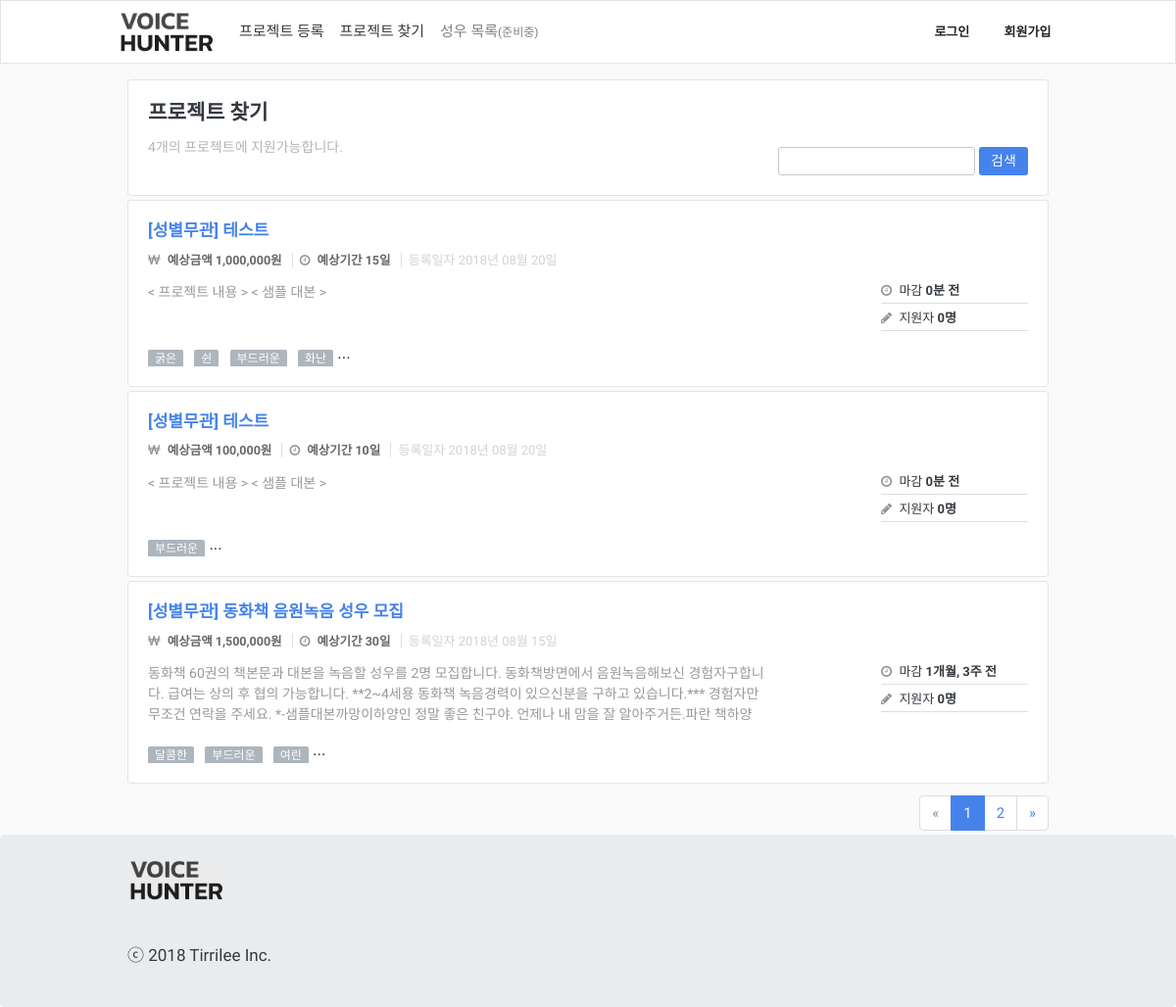
/projects/, run on the app's committed database.
### App/models.py (models this page shows, shortened)
class Project(models.Model):
    class Meta:
        verbose_name_plural = "   프로젝트 테이블"
        ordering = ["-id"]
    TYPE_CHOICES = (
        ('both', '상관없음'),
        ('pro', '프로'),
        ('under', '언더'),
    )
    GENDER_CHOICES = (
        ('both', '성별무관'),
        ('male', '남자'),
        ('female', '여자'),
    )
    user = models.ForeignKey(User, on_delete=models.CASCADE, verbose_name='유저')
    title = models.CharField(max_length=100, verbose_name='프로젝트 명')
    gugun = models.ForeignKey(Gugun, on_delete=models.CASCADE, verbose_name='위치')
    type = models.CharField(max_length=10, choices=TYPE_CHOICES, verbose_name='성우타입')
    gender = models.CharField(max_length=10, choices=GENDER_CHOICES, verbose_name='성별')
    cost = models.PositiveIntegerField(verbose_name='예상금액')
    period = models.PositiveIntegerField(verbose_name='예상기간')
    deadline = models.DateField(verbose_name='마감날짜')
    content = models.TextField(verbose_name='프로젝트 내용')
    start_at = models.DateField(verbose_name='예상 시작날짜')
    created_at = models.DateTimeField(auto_now_add=True, verbose_name='등록일자')

class ProjectTag(models.Model):
    class Meta:
        verbose_name_plural = "  프로젝트별 태그 테이블"
        unique_together = ("project", "tag")
    project = models.ForeignKey(Project, on_delete=models.CASCADE, verbose_name='프로젝트')
    tag = models.ForeignKey(Tag, on_delete=models.CASCADE, verbose_name='태그')

class Tag(models.Model):
    class Meta:
        verbose_name_plural = "  태그 테이블"
    name = models.CharField(max_length=20, verbose_name='태그명')
    def __str__(self):
        return str(self.name)

### App/views.py (the view)
# urls.py: path('projects/', ProjectListPage, name='projects'),
def ProjectListPage(request):
    search = request.GET.get('q')
    page = request.GET.get('page')
    if search == None:
        search = ""
    if page == None:
        page = 1
    projects = Project.objects.all()
    item_list = []
    for project in projects:
        dict = {}
        dict['project'] = project
        dict['apply'] = len(ProjectApply.objects.filter(project=project))
        dict['tags'] = ProjectTag.objects.filter(project=project)[:6]
        item_list.append(dict)
    paginator = Paginator(item_list, 3)
    contacts = paginator.get_page(page)
    return render(request, 'ProjectList/ProjectListPage.html', {
        'search': search,
        'page': page,
        'items': contacts,
        'projects_len':len(projects),
    })

### templates/ProjectList/ProjectListPage.html
{% extends "Base/Base.html" %}
{% load static %}
{% block content %}
<link rel="stylesheet" type="text/css" href="{% static 'ProjectList/css/style.css' %}">
<div class="container mb-5">
	{% include './Search.html' %}
	{% include './ProjectList.html' %}
	{% include './Pagenation.html' %}
</div>
</div>
{% endblock%}

### templates/ProjectList/ProjectList.html (shortened to what this page needs)
{% load humanize %}
<div class="row mt-0">
	{% for item in items %}
	<div class="col-12">
		<div class="card item bg-light mb-1">
		  <div class="card-body">
		    <h6 class="card-title text-primary">
		    	<a href="{% url 'App:detail-projects' pk=item.project.id %}">[{{ item.project.get_gender_display }}] {{ item.project.title }}</a>
			</h6>
		    <h5 class="project-element-list">
		    	<span class="project-element-money" style="padding-right: 7px;">
		    		<i class="fa fa-krw mr-1"></i>
		    		<strong>예상금액 {{ item.project.cost|intcomma }}원</strong>
		    	</span>
		    	<span class="project-element-day project-border" style="padding-left: 7px; padding-right: 7px;">
		    		<i class="fa fa-clock-o mr-1"></i>
		    		<strong>예상기간 {{ item.project.period }}일</strong>
		    	</span>
		    	<span class="project-element-proposal" style="padding-left: 7px;">
		    		등록일자 {{ item.project.created_at|date:"Y년 m월 d일" }}
		    	</span>
		    </h5>
		    <div class="project-unit-desc">
		    	<p class="card-text" style="width: 629px;color: #999;">{{ item.project.content }}</p>
		    	<div class="outer-info">
		    		<div class="outer-info-upper-data">
		    			<i class="fa fa-clock-o mr-1"></i>
		    			<span>마감 <strong>{{ item.project.deadline|timeuntil}} 전</strong></span>
		    		</div>
		    		<div class="outer-info-under-data">
		    			<i class="fa fa-pencil mr-1"></i>
		    			<span class="">지원자 <strong>{{ item.apply }}명</strong></span>
		    		</div>
		    	</div>
		    </div>
		    <p class="project-skills-tag-viewbox">
		    	{% for tag in item.tags %}
		    		<span class="skills-tag">{{tag.tag}}</span>
		    	{% endfor %}
		    	...
		    </p>
		  </div>
		</div>
	</div>
	{% endfor %}
</div>

### static/Base/css/style.css (style rules this page uses)
body, .navbar-fixed-top, .navbar-fixed-bottom { min-width: 970px; background:rgb(250,250,250); font-family: "Nanum Gothic", "Apple SD Gothic Neo", "맑은 고딕", "Malgun Gothic", AppleGothic, 돋움, Dotum, Helvetica, Arial, sans-serif; }
p { font-family: "Nanum Gothic"; }
.container { width: 970px; max-width: none !important; }
i { color: rgb(143, 146, 149); margin-right: 8px; }

### static/ProjectList/css/style.css (style rules this page uses)
a { text-decoration: none !important; }
.card-title { white-space: nowrap; overflow: hidden; text-overflow: ellipsis; }
.project-element-list { padding-bottom: 15px; color: #666; font-size: 12.5px; margin-top: 0; margin-bottom: 0; }
.project-border { border-left: 1px solid #dedede; border-right: 1px solid #dedede; }
.card-text { width: 629px; color: #999; max-height: 60px; padding-bottom: 0; overflow: hidden; font-size: 14px; float: left; }
.project-skills-tag-viewbox { margin:0; margin-left: -7px; overflow: hidden; }
.skills-tag { vertical-align: bottom; display: inline-block; max-width: 85px; text-overflow: ellipsis; white-space: nowrap; border-radius: 2px; background-color: rgb(173, 181, 189); padding: 0 7px; font-size: 12px; color: rgb(255,255,255); overflow: hidden; margin-left: 7px; margin-bottom: -1px; }
.outer-info { font-size: 13px; line-height: 13px; width: 150px; float: right; height: 60px !important; }
.outer-info .outer-info-upper-data { padding: 2px 0 6px; border-bottom: 1px solid #dedede; }
.outer-info .outer-info-under-data { padding: 8px 0 6px; border-bottom: 1px solid #dedede; }
.project-element-proposal { color:rgb(210,210,210); font-weight: 100; font-size: 13px; }

### data on the page
Project: project.gender "성별무관", project "테스트", project.cost "1,000,000", project.period "15", project.created_at "2018년 08월 20일", project.content "< 프로젝트 내용 > < 샘플 대본 >", project.deadline "0분", apply "0"
ProjectTag: tag "굵은"
ProjectTag: tag "쉰"
ProjectTag: tag "부드러운"
ProjectTag: tag "화난"
Project: project.gender "성별무관", project "테스트", project.cost "100,000", project.period "10", project.created_at "2018년 08월 20일", project.content "< 프로젝트 내용 > < 샘플 대본 >", project.deadline "0분", apply "0"
ProjectTag: tag "부드러운"
Project: project.gender "성별무관", project "동화책 음원녹음 성우 모집", project.cost "1,500,000", project.period "30", project.created_at "2018년 08월 15일", project.content "동화책 60권의 책본문과 대본을 녹음할 성우를 2명 모집합니다. 동화책방면에서 음원녹음해보신 경험자구합니다. 급여는 상의 후 협의 가능합니다. **2~4세용 동화책 녹음경력이 있으신분을 구하고 있습니다.*** 경험자만 무조건 연락을 주세요. *-샘플대본까망이하양인 정말 좋은 친구야. 언제나 내 맘을 잘 알아주거든.파란…", project.deadline "1개월, 3주", apply "0"
ProjectTag: tag "달콤한"
ProjectTag: tag "부드러운"
ProjectTag: tag "여린"

### other printed values
{{ projects_len|intcomma }} "4"
{{ items.number }} "1"
{{ items.next_page_number }} "2"
